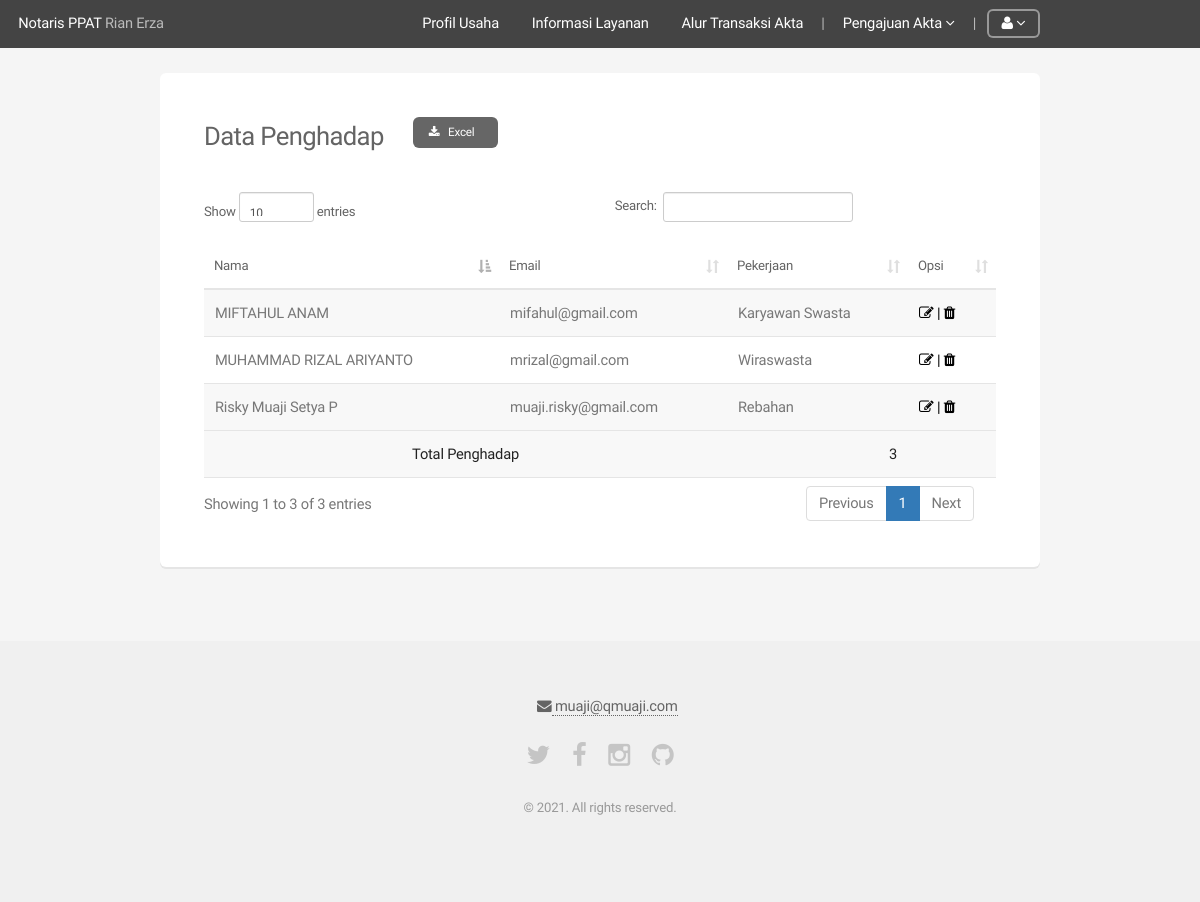
The app's page /a_usersData.php (signed in) with its own data.
### tables this page shows
CREATE TABLE `User` (
  `Id` int(11) NOT NULL,
  `NIK` varchar(20) NOT NULL,
  `NamaLengkap` varchar(50) NOT NULL,
  `TmptLahir` varchar(20) NOT NULL,
  `TglLahir` date NOT NULL,
  `Pekerjaan` varchar(50) NOT NULL,
  `Alamat` varchar(255) NOT NULL,
  `NoTlp` varchar(20) NOT NULL,
  `UserRoleId` int(11) NOT NULL DEFAULT '1',
  `Password` varchar(128) NOT NULL,
  `Email` varchar(50) NOT NULL,
  `LastLogin` datetime NOT NULL,
  `IsActive` tinyint(1) NOT NULL,
  `CreationDate` timestamp NOT NULL DEFAULT CURRENT_TIMESTAMP,
  `EmailCode` varchar(128) NOT NULL,
  `Img` varchar(255) NOT NULL
);

### core/functions/users.php (called while the page is built, shortened)
<?php
function hasAccess($user_id, $role){
	$user_id = (int)$user_id;
	$role 	 = (int)$role;
	return (mysql_result(mysql_query("SELECT COUNT(Id) FROM User WHERE Id=$user_id AND UserRoleId=$role"), 0) == 1) ? true : false;
}
function userData($user_id) {
	$data 	 = array();
	$user_id = (int)$user_id;
	$funcNumArgs = func_num_args();
	$funcGetArgs = func_get_args();
	if($funcNumArgs > 1){
		unset($funcGetArgs[0]);
		$fields = implode(', ', $funcGetArgs);
		$data 	= mysql_fetch_assoc(mysql_query("SELECT $fields FROM User WHERE Id=$user_id"));
	}
	return $data;
}
function loggedIn() {
	return (isset($_SESSION['user_id']) && !empty($_SESSION['user_id'])) ? true : false;
}
function userActive($email) {
	return (mysql_result(mysql_query("SELECT COUNT(Id) FROM User WHERE Email='$email' AND IsActive=1"), 0) == 1) ? true : false;
}

### core/init.php (called while the page is built, shortened)
<?php
require 'functions/users.php';
if(loggedIn()) {
	$userData   = userData($_SESSION['user_id'], 'Id', 'Email', 'Password', 'NamaLengkap', 'NoTlp', 'Alamat', 'Img', 'UserRoleId', 'TmptLahir', 'TglLahir', 'NIK', 'Pekerjaan');
	if(!userActive($userData['Email'])) {
		session_destroy();
		header('Location: logout.php');
		exit();
	}
}

### core/functions/general.php (called while the page is built, shortened)
<?php
function adminProtect() {
	if(!(hasAccess($_SESSION['user_id'], 2) || hasAccess($_SESSION['user_id'], 1))){
		header("Location: ./");
		exit();
	}
}

### a_usersData.php (the view, shortened to what this page needs)
<?php
require 'core/init.php';
adminProtect();
?>
<link rel="stylesheet" href="assets/css/bootstrap.min.css" />
<link rel="stylesheet" href="assets/css/dataTables.bootstrap.min.css" />
<?php include 'includes/_header.php' ?>
<div id="main" style="margin-top:-30px" class="container">
	<div class="row">
		<div class="12u">
			<section class="box">
				<div class="row gtr-uniform gtr-50">
					<div class="col-9 col-12-mobilep">
						<h3 class="fit">Data Penghadap</h3>
					</div>
					<div class="col-3 col-12-mobilep">
						<ul class="actions">
							<li>
								<a href="xls/pelanggan_xls.php" class="button small icon fa-download"> Excel</a>
							</li>
						</ul>
					</div>
				</div>
					<table id="users">
						<thead>
							<tr>
								<th>Nama</th>
								<th>Email</th>
								<th>Pekerjaan</th>
								<th>Opsi</th>
							</tr>
						</thead>
						<tbody>
						<?php
						$usersData = mysql_query("SELECT * FROM User WHERE UserRoleId=1 AND IsActive=1");
						$total = mysql_num_rows($usersData);
						while($row = mysql_fetch_assoc($usersData)){
							?>
							<tr>
								<td><?= $row['NamaLengkap'] ?></td>
								<td><?= $row['Email'] ?></td>
								<td><?= $row['Pekerjaan'] ?></td>
								<td><a href="a_userEdit.php?id=<?= $row['Id'] ?>" class="icon fa-edit"> | <a href="#" class="icon fa-trash"></td>
							</tr>
							<?php
						}
						?>
						</tbody>
						<tr>
							<td colspan="2" align="center"><b>Total Penghadap</b></td>
							<td align="right">
								<b> <?=$total ?></b>
							</td>
							<td></td>
						</tr>
					</table>
			</section>
		</div>
	</div>
</div>
<?php include 'includes/_footer.php' ?>

### includes/_head.php (shortened to what this page needs)
<!DOCTYPE HTML>
<html>
	<head lang="en"><meta http-equiv="Content-Type" content="text/html; charset=utf-8">
		<link rel="stylesheet" href="assets/css/bootstrap.css" />
		<link rel="stylesheet" href="assets/css/bootstrap-datepicker3.css" />
		<link rel="stylesheet" href="assets/css/main.css" />
	</head>

### includes/_header.php
<?php
include '_head.php'
?>
<body>
	<div id="page-wrapper">
		<header id="header">
		<?php include '_menu.php';

### includes/_menu.php (shortened to what this page needs)
	<h1><a href="./">Notaris PPAT </a> Rian Erza</h1>
	<div class="container">
		<nav id="nav">
			<ul>
				<li><a href="profilUsaha.php">Profil Usaha</a></li>
				<li><a href="informasiLayanan.php">Informasi Layanan</a></li>
				<li><a href="alurTransaksi.php">Alur Transaksi Akta</a></li>
				<li> | </li>
		<?php
		if(loggedIn()) {
			if(hasAccess($_SESSION['user_id'], 1)) {
				?>
				<li><a href="#">Pengajuan Akta <span class="icon fa-angle-down"></span></a>
				</li>
				<li> | </li>
					<?php
			}
					?>
					<li><a href="#" class="button"><i class="icon fa-user"></i> <?php if(hasAccess($_SESSION['user_id'], 2)) echo "Admin"; if(hasAccess($_SESSION['user_id'], 3)) echo "Pemilik"?> <span class="icon fa-angle-down"></span></a>
					</li>
		<?php
		} else {
				?>
				<li><a href="login.php">Log In</a></li>
				<li><a href="signup.php" class="button special">DAFTAR</a></li>
				<?php
		}
			?>
			</ul>
		</nav>
	<?php if(loggedIn()) echo '</div>' ?>
</header>

### includes/_footer.php (shortened to what this page needs)
				<footer id="footer">
					<ul>
					    <h1 class="icon fa-envelope" ><a href="mailto:muaji.risky@qmuaji.com"> muaji@qmuaji.com</a></h1>
					</ul>
					<ul class="icons">
						<li><a href="https://twitter.com/qmuaji" class="icon fa-twitter"><span class="label">Twitter</span></a></li>
						<li><a href="https://facebook.com/rmuaji" class="icon fa-facebook"><span class="label">Facebook</span></a></li>
						<li><a href="https://www.instagram.com/gitamirisky/" class="icon fa-instagram"><span class="label">Instagram</span></a></li>
						<li><a href="https://github.com/qmuaji/" class="icon fa-github"><span class="label">Github</span></a></li>
					</ul>
					<ul class="copyright">
						<li>&copy; 2021. All rights reserved.</li>
					</ul>
				</footer>
		</div>
	</body>
</html>

### records on screen
user: NamaLengkap "MIFTAHUL ANAM", Email "mifahul@gmail.com", Pekerjaan "Karyawan Swasta"
user: NamaLengkap "MUHAMMAD RIZAL ARIYANTO", Email "mrizal@gmail.com", Pekerjaan "Wiraswasta"
user: NamaLengkap "Risky Muaji Setya P", Email "muaji.risky@gmail.com", Pekerjaan "Rebahan"

### other values on screen
$total "3"
